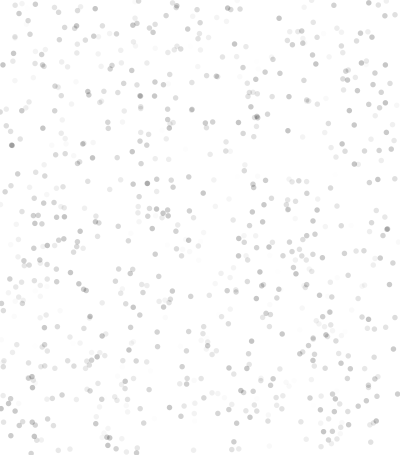
Frame 1 (no input)
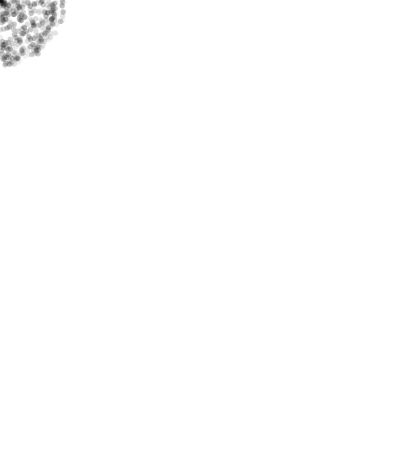
Frame 60 (the mouse pressed at the canvas centre just before this capture)
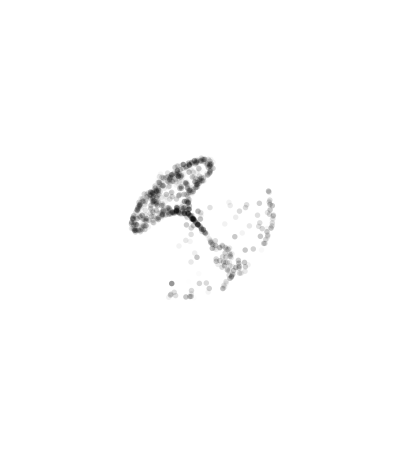
Frame 120 (the mouse held since frame 60 and released just before this capture)

The Processing sketch that drew these frames (run headless with seeded random() and noise(); from frame 60 on, the mouse is pressed at the canvas centre):

// Processing sketch: processing_71182
// ── processing_71182.pde

//Increase/Decrease Particle Numbers, default 5000.
int num = 800;
 
 
Ball[] ball = new Ball[num];
 
void setup() {
  size(400,455);
  smooth();
 
 
//Particle Veriable
  for (int i = 0; i < ball.length; i++) {
    ball[i] = new Ball();
  }
}
 
void draw() {
   
  //Traceline
  noStroke();
  fill(255);
  rect(0,0,width,height);
 
  for (int i = 0; i < ball.length; i++) {
    ball[i].update();
    ball[i].display();
 
  }
}
 
  
class Ball {
 
  //Varibles
  PVector location;
  PVector velocity;
  PVector acceleration;
  float topspeed;
 
// creating new "voids" \\
 
  Ball() {
    location = new PVector(random(width),random(height));
    velocity = new PVector(0,0);
    topspeed = 11;
  }
 
//Particle Attraction.
 
  void update() {
 
    PVector mouse = new PVector(mouseX,mouseY);
    PVector dir = PVector.sub(mouse,location); 
    dir.normalize();   
    acceleration = dir; 
     
//Mouse Controls.
 
  if(mouseButton == LEFT){
      dir.mult(-2);
    }
 
    else if (mouseButton == RIGHT) {
      dir.mult(1);
    }
 
    velocity.add(acceleration);
    velocity.limit(topspeed);
    location.add(velocity);
  }
 
 
//Particle Effect | Color | Stroke | Location.
  void display() {
    //strokeWeight(1);
    fill(0,random(60));
    //stroke(255,20);
    ellipse(location.x,location.y,5.5,5.5);
 
        
  }
 
 

 
}
